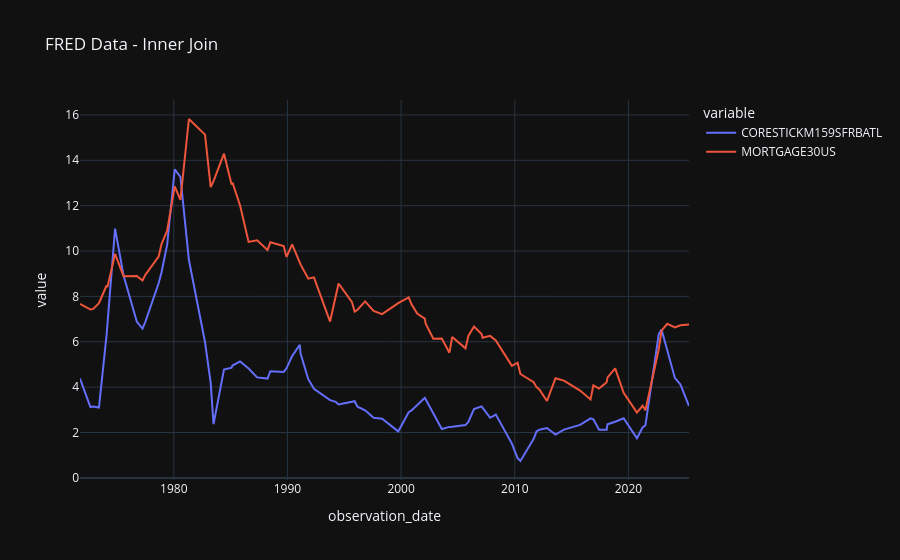

The notebook cell saved with this chart:
### Code cell
pdf_join_inner.plot(title="FRED Data - Inner Join")
